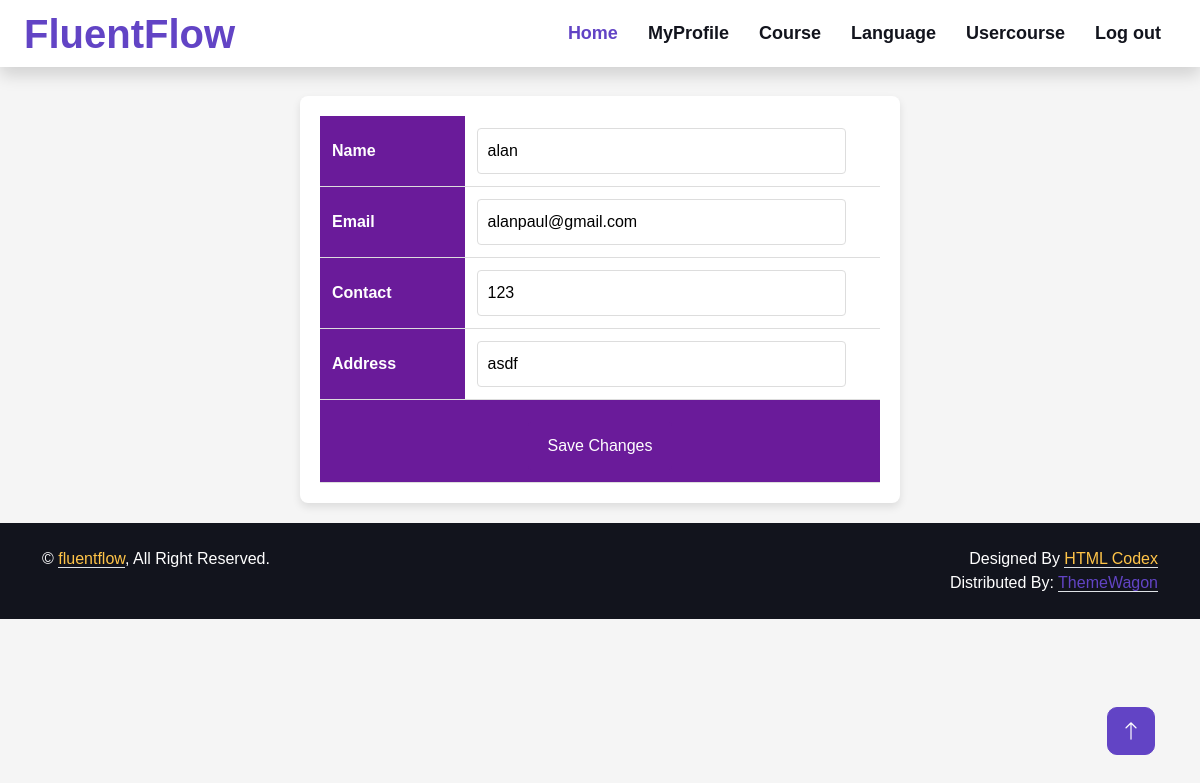
Screenshot of /Project/Tutor/Editprofile.php (signed in) with the database file from the repository.
### tables this page shows
CREATE TABLE `tbl_tutor` (
  `tutor_id` int(11) NOT NULL,
  `tutor_name` varchar(60) NOT NULL,
  `tutor_email` varchar(60) NOT NULL,
  `tutor_password` varchar(60) NOT NULL,
  `tutor_photo` varchar(100) NOT NULL,
  `tutor_proof` varchar(60) NOT NULL,
  `tutor_address` varchar(60) NOT NULL,
  `tutor_contact` varchar(60) NOT NULL,
  `tutor_doj` date NOT NULL,
  `tutor_dob` date NOT NULL,
  `place_id` int(11) NOT NULL,
  `tutor_status` int(11) NOT NULL
);

### Project/Tutor/Editprofile.php (the view, shortened to what this page needs)
<?php
include('../Assests/connection/connection.php');
include('Header.php');
        ?>
<!DOCTYPE html>
<html lang="en">
<head>
</head>
<body>
    <form id="form1" name="form1" method="post" action="">
        <?php
        $seltutor = "SELECT * FROM tbl_tutor u
                      INNER JOIN tbl_place p ON u.place_id = p.place_id
                      INNER JOIN tbl_district d ON p.district_id = d.district_id
                      WHERE u.tutor_id = " . $_SESSION['tid'];
        $tutor = $con->query($seltutor);
        $data = $tutor->fetch_assoc();
        ?>
        <table>
            <tr>
                <td>Name</td>
                <td><input type="text" name="txtname" id="txtname" value="<?php echo htmlspecialchars($data['tutor_name']); ?>"/></td>
            </tr>
            <tr>
                <td>Email</td>
                <td><input type="text" name="txtemail" id="txtemail" value="<?php echo htmlspecialchars($data['tutor_email']); ?>"/></td>
            </tr>
            <tr>
                <td>Contact</td>
                <td><input type="text" name="txtcontact" id="txtcontact" value="<?php echo htmlspecialchars($data['tutor_contact']); ?>" /></td>
            </tr>
            <tr>
                <td>Address</td>
                <td><input type="text" name="txtaddress" id="txtaddress" value="<?php echo htmlspecialchars($data['tutor_address']); ?>" /></td>
            </tr>
            <tr>
                <td colspan="2" align="center">
                    <input type="submit" name="btnedit" id="btnedit" value="Save Changes" />
                </td>
            </tr>
        </table>
    </form>
    <?php include('Footer.php'); ?>
</body>
</html>

### Project/Assests/Templates/Main/css/style.css (style rules this page uses)
:root { --primary: #6244C5; --secondary: #FFC448; --light: #FAFAFB; --dark: #12141D; }

### Project/Tutor/Editprofile.php (style rules this page uses)
body { font-family: Arial, sans-serif; background-color: #f5f5f5; margin: 0; padding: 0; color: #333; }
form { max-width: 600px; margin: 20px auto; background-color: #ffffff; padding: 20px; border-radius: 8px; box-shadow: 0 4px 8px rgba(0, 0, 0, 0.1); }
table { width: 100%; border-collapse: collapse; }
td { padding: 12px; border-bottom: 1px solid #ddd; }
td:first-child { background-color: #6a1b9a; color: #ffffff; font-weight: bold; }
input[type="text"] { width: calc(100% - 22px); padding: 10px; border: 1px solid #ddd; border-radius: 4px; box-sizing: border-box; font-size: 16px; }
input[type="submit"] { background-color: #6a1b9a; color: #ffffff; border: none; padding: 12px 20px; border-radius: 4px; cursor: pointer; font-size: 16px; margin-top: 10px; }

### rows the page displays
tbl_tutor: txtname "alan", txtemail "alanpaul@gmail.com", txtcontact "123", txtaddress "asdf"
